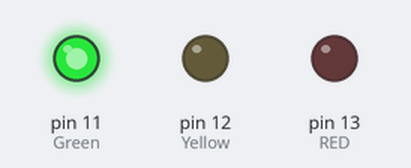
The sketch below on a simulated Arduino Uno, built with avr-gcc and run on an emulated ATmega328P. Parts: output pins drawn as LEDs (lit = HIGH).

Above: at 1.0 s.
At 2.9 s:
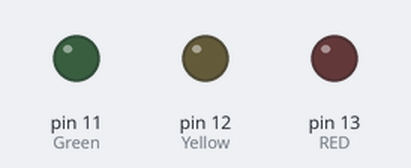
At 4.5 s:
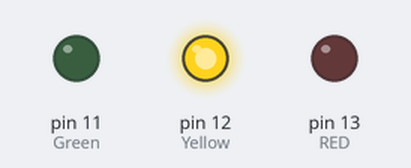
At 6.0 s:
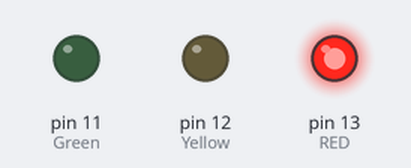
Timing chart, 0 to 9.1 s (numbered marks = the images above):
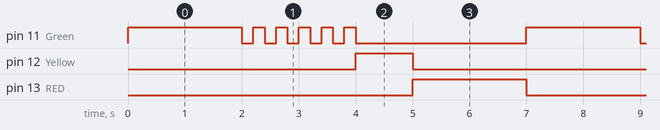

The sketch:

traffic_lights_flashing.ino
```cpp
int RED = 13, Yellow = 12, Green = 11;

void setup() {
  pinMode(13, OUTPUT);//red
  pinMode(12, OUTPUT);//yellow
  pinMode(11, OUTPUT);//green
}

//digitalWrite(Yellow, LOW);
//delay(10);

void loop() {
  // 綠 2秒
  digitalWrite(RED, LOW);
  digitalWrite(Yellow, LOW);
  digitalWrite(Green, HIGH);
  delay(2000);

  // 綠 閃5
  for (int i = 0; i < 5; i++){
    digitalWrite(Green, LOW);
    delay(200);
    digitalWrite(Green, HIGH);
    delay(200);
  }

  //黃 1秒
  digitalWrite(Yellow, HIGH);
  digitalWrite(Green, LOW);
  delay(1000);

  //紅 2秒
  digitalWrite(RED, HIGH);
  digitalWrite(Yellow, LOW);
  delay(2000);
}
```

Measured:
- by itself, pin 11 (Green): repeats every 7.0 s: 5 × (LOW 0.20 s, HIGH 0.20 s), LOW 3.0 s, HIGH 2.0 s
- by itself, pin 12 (Yellow): alternates HIGH for 1.0 s and LOW for 6.0 s
- by itself, pin 13 (RED): alternates HIGH for 2.0 s and LOW for 5.0 s
